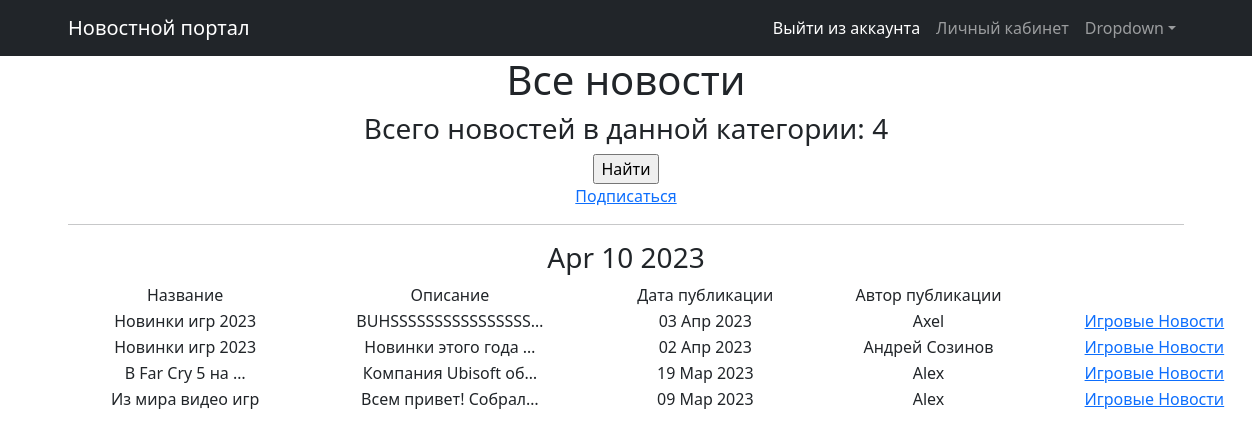
Page /news/categories/2 on the committed database.
### news/models.py (models this page shows, shortened)
class Post(models.Model):
    author = models.ForeignKey(Author, on_delete=models.CASCADE)
    NEWS = 'NW'
    ARTICLE = 'AR'
    CATEGORY_CHOICES = (
        (NEWS, 'Новость'),
        (ARTICLE, 'Статья'),
    )
    categoryType = models.CharField(max_length=2, choices=CATEGORY_CHOICES, default=ARTICLE)
    dateCreation = models.DateTimeField(auto_now_add=True)
    postCategory = models.ManyToManyField(Category, through='PostCategory')
    title = models.CharField(max_length=128)
    text = models.TextField()
    rating = models.SmallIntegerField(default=0)

class Author(models.Model):
    authorUser = models.OneToOneField(User, on_delete=models.CASCADE)
    ratingAuthor = models.SmallIntegerField(default=0)
    def __str__(self):
        return self.authorUser.username

class Category(models.Model):
    name = models.CharField(max_length=64, unique=True)
    subscribers = models.ManyToManyField(User, related_name='categories')
    def __str__(self):
        return self.name.title()

### news/views.py (the view)
# urls.py: path('categories/<int:pk>', CategoryListView.as_view(), name='category_list'),
class CategoryListView(ListView):
    model = Post
    template_name = 'category_list.html'
    context_object_name = 'category_news_list'
    def get_queryset(self):
        self.category = get_object_or_404(Category, id=self.kwargs['pk'])
        queryset = Post.objects.filter(postCategory=self.category).order_by('-dateCreation')
        return queryset
    def get_context_data(self, **kwargs):
        context = super().get_context_data(**kwargs)
        context['is_not_subscriber'] = self.request.user not in self.category.subscribers.all()
        context['is_subscriber'] = self.request.user in self.category.subscribers.all()
        context['category'] = self.category
        return context

### news/templatetags/custom_filters.py (called while the page is built)
@register.filter()
def censor(text):
    censor_words = [
        'редиска', 'Убийство', 'Война', 'ИГИЛ'
    ]
    if type(text) != str:
        raise TypeError('Данные не являются строкой')
    for word in text.split():
        if word in censor_words:
            text = text.replace(word, f"{word[0]}{'*' * (len(word) - 1)}")
    return f'{text}'

### news/templatetags/custom_tags.py (called while the page is built)
@register.simple_tag()
def current_time(format_string='%b %d %Y'):
    return datetime.utcnow().strftime(format_string)

### templates/category_list.html (shortened to what this page needs)
{% extends 'flatpages/default.html' %}
{% load custom_filters %}
{% load custom_tags %}
{% block content %}
    <h1>Все новости</h1>
    <h3>Всего новостей в данной категории: {{ category_news_list|length }}</h3>
    <form action="" method="get">
        <input type="submit" value="Найти" />
    </form>
    {% if is_not_subscriber %}
        <a href="{% url 'subscribe' category.id %}">Подписаться</a>
    {% endif %}
    <hr>
    {% if category_news_list %}
        <h3>{% current_time '%b %d %Y' %}</h3>
        <table align="center" width="1200">
            <tr>
                <tr>
                    <td>Название</td>
                    <td>Описание</td>
                    <td>Дата публикации</td>
                    <td>Автор публикации</td>
                </tr>
                {% for newss in category_news_list %}
                    <tr>
                        <td>{{ newss.title|censor|truncatewords:5 }}</td>
                        <td>{{ newss.text|censor|truncatechars:20 }}</td>
                        <td>{{ newss.dateCreation|date:' d M Y' }}</td>
                        <td>{{ newss.author }}</td>
                        <td>
                            {% for category in newss.postCategory.all %}
                                <a href="{% url 'category_list' category.id %}">{{ category }}</a>
                            {% endfor %}
                        </td>
                    </tr>
                {% endfor %}
        </table>
    {% else %}
        <h2>Новостей нет!</h2>
    {% endif %}
{% endblock content %}

### rows in the picture
Post: title|censor "Новинки игр 2023", text|censor "BUHSSSSSSSSSSSSSSSS…", dateCreation "03 Апр 2023", author "Axel"
Category: name "Игровые Новости"
Post: title|censor "Новинки игр 2023", text|censor "Новинки этого года …", dateCreation "02 Апр 2023", author "Андрей Созинов"
Post: title|censor "В Far Cry 5 на …", text|censor "Компания Ubisoft об…", dateCreation "19 Мар 2023", author "Alex"
Post: title|censor "Из мира видео игр", text|censor "Всем привет! Собрал…", dateCreation "09 Мар 2023", author "Alex"

### other values in the picture
{{ category_news_list|length }} "4"
